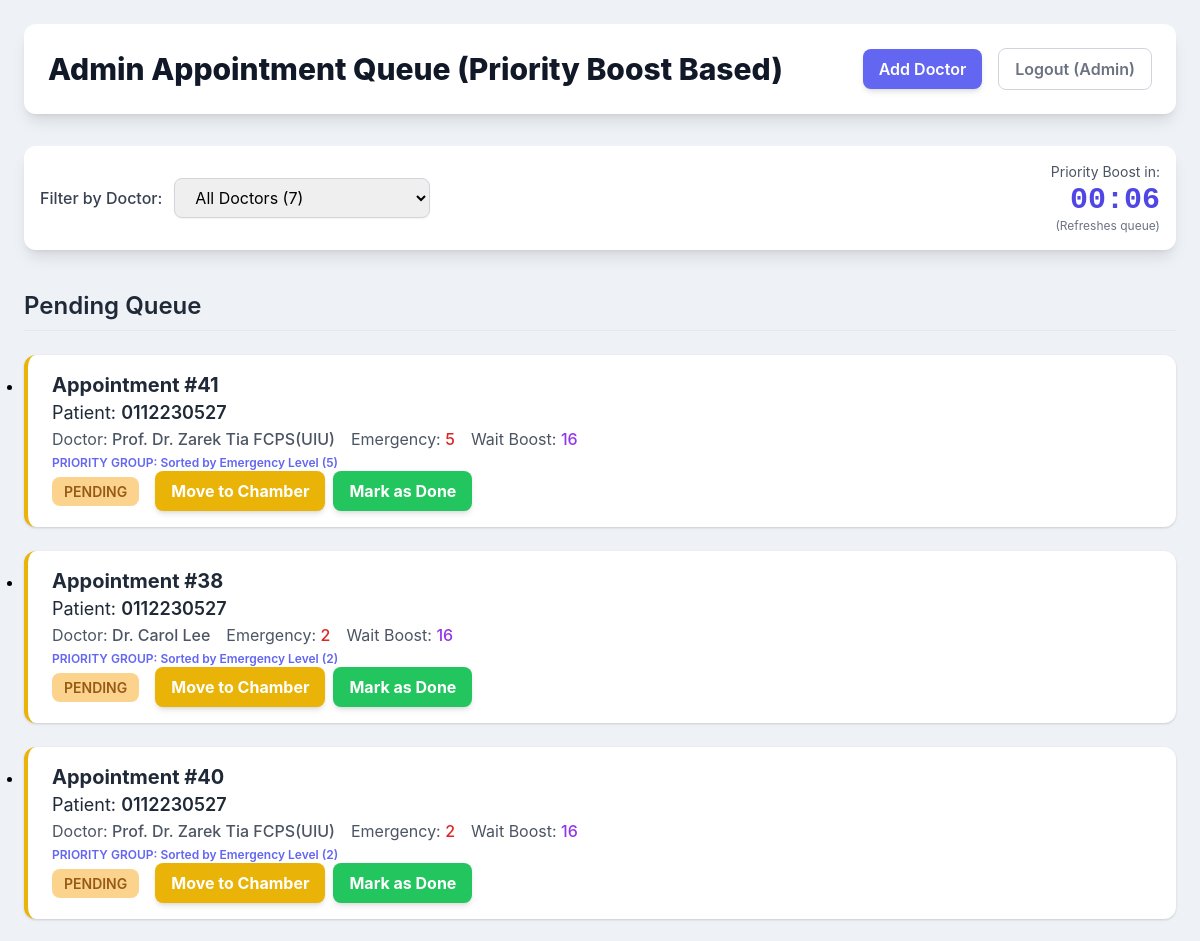
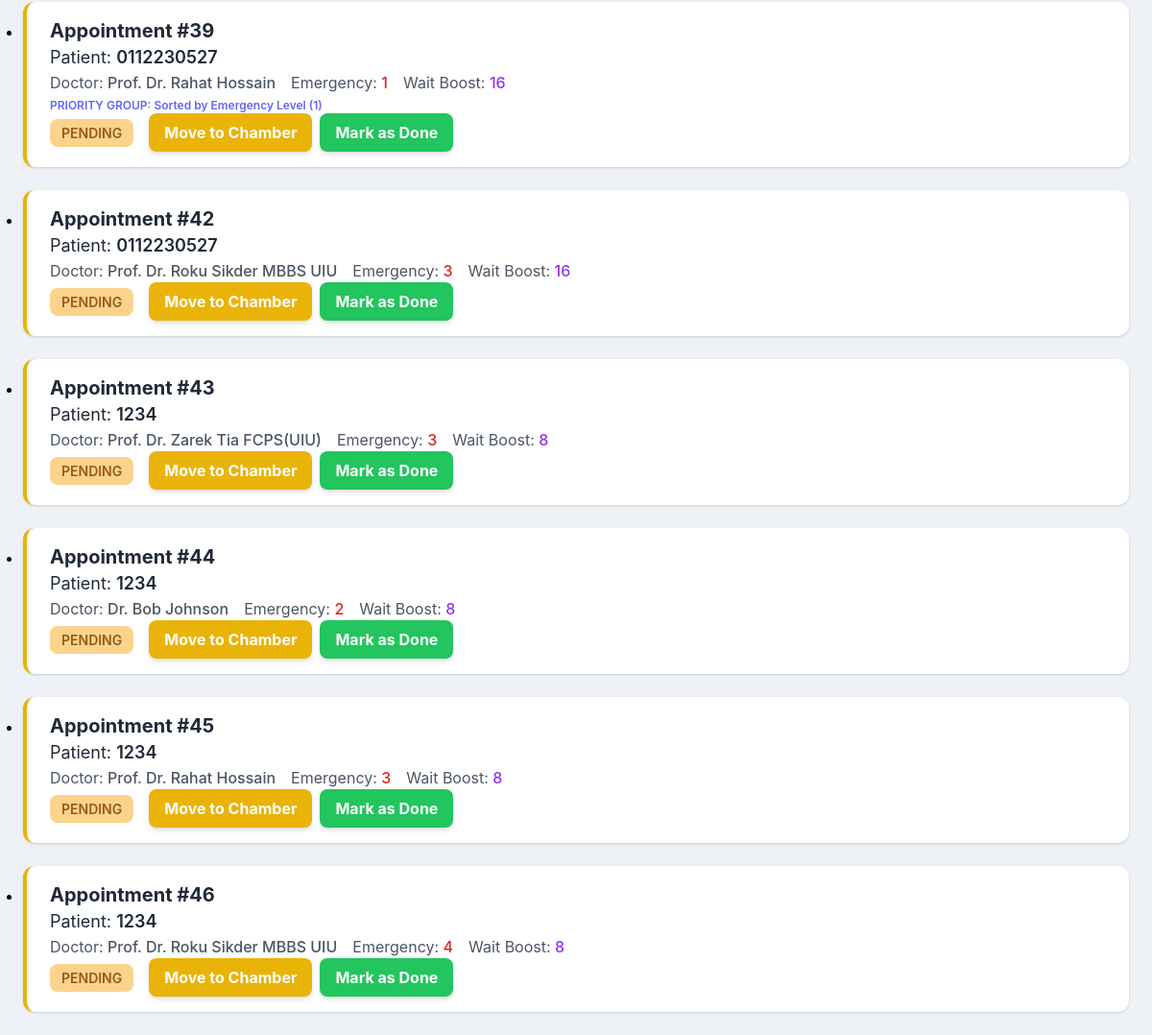
Screenshot of /admin_dashboard (signed in) with the database file from the repository (2 pictures, top to bottom).
### app.py (models this page shows, shortened)
class Appointment(db.Model):
    id = db.Column(db.Integer, primary_key=True)
    user_id = db.Column(db.Integer, db.ForeignKey('user.id'), nullable=False)
    doctor_id = db.Column(db.Integer, db.ForeignKey('doctor.id'), nullable=False)
    emergency_level = db.Column(db.Integer, nullable=False)
    priority_boost_counter = db.Column(db.Integer, default=0, nullable=False)
    booking_time = db.Column(db.DateTime, default=datetime.utcnow, nullable=False)
    status = db.Column(db.String(20), default='pending', nullable=False)

class User(db.Model, UserMixin):
    id = db.Column(db.Integer, primary_key=True)
    username = db.Column(db.String(80), unique=True, nullable=False)
    password_hash = db.Column(db.String(120), nullable=False)
    role = db.Column(db.String(50), default='user', nullable=False)
    appointments = db.relationship('Appointment', backref='patient', lazy=True)

class Doctor(db.Model):
    id = db.Column(db.Integer, primary_key=True)
    name = db.Column(db.String(100), nullable=False)
    specialty = db.Column(db.String(100), nullable=False)
    appointments = db.relationship('Appointment', backref='doctor', lazy=True)

### app.py (the view)
@app.route('/admin_dashboard')
@login_required
def admin_dashboard():
    if current_user.role != 'admin':
        flash('Access denied. You must be an administrator.', 'danger')
        return redirect(url_for('user_dashboard'))
    selected_doctor_id_str = request.args.get('doctor_id', type=str, default='')
    selected_doctor_id = None
    if selected_doctor_id_str.isdigit():
        selected_doctor_id = int(selected_doctor_id_str)
    appointment_query = Appointment.query.filter(
        or_(Appointment.status == 'pending', Appointment.status == 'in_chamber')
    )
    if selected_doctor_id:
        appointment_query = appointment_query.filter(Appointment.doctor_id == selected_doctor_id)
    appointment_query = appointment_query.order_by(
        db.case(
            *(
                (Appointment.status == 'in_chamber', 0),
            ),
            else_=1
        ),
        Appointment.booking_time.asc()
    )
    active_appointments = appointment_query.all()
    in_chamber_list = [appt for appt in active_appointments if appt.status == 'in_chamber']
    pending_list = [appt for appt in active_appointments if appt.status == 'pending']
    priority_group_unsorted = pending_list[:4]
    fifo_queue = pending_list[4:]
    def custom_sort_key(appt):
        return (-appt.emergency_level, appt.booking_time)
    priority_group = sorted(priority_group_unsorted, key=custom_sort_key)
    doctors = Doctor.query.order_by(Doctor.name).all()
    doctor_map = {d.id: d.name for d in doctors}
    users = User.query.filter_by(role='user').all()
    user_map = {u.id: u.username for u in users}
    return render_template('admin_dashboard.html',
                           in_chamber_list=in_chamber_list,
                           priority_group=priority_group,
                           fifo_queue=fifo_queue,
                           doctors=doctors,
                           doctor_map=doctor_map,
                           user_map=user_map,
                           selected_doctor_id=selected_doctor_id_str)

### app.py (called while the page is built)
@login_manager.user_loader
def load_user(user_id):
    return User.query.get(int(user_id))

### templates/admin_dashboard.html (shortened to what this page needs)
<!DOCTYPE html>
<html lang="en">
<head>
    <script src="https://cdn.tailwindcss.com"></script>
</head>
<body class="p-6">
    <div class="max-w-7xl mx-auto">
        <header class="flex justify-between items-center mb-8 p-6 bg-white rounded-xl shadow-lg">
            <h1 class="text-3xl font-extrabold text-gray-900">Admin Appointment Queue (Priority Boost Based)</h1>
            <div class="flex items-center space-x-4">
                <a href="{{ url_for('admin_add_doctor') }}" class="bg-indigo-500 hover:bg-indigo-600 text-white font-semibold py-2 px-4 rounded-lg transition duration-150 ease-in-out shadow-md hover:shadow-lg">
                    Add Doctor
                </a>
                <a href="{{ url_for('logout') }}" class="text-gray-500 hover:text-gray-700 font-semibold py-2 px-4 rounded-lg border border-gray-300 hover:border-gray-500 transition duration-150 ease-in-out">
                    Logout (Admin)
                </a>
            </div>
        </header>
        <div class="flex justify-between items-center mb-6 p-4 bg-white rounded-xl shadow-lg">
            <form method="GET" action="{{ url_for('admin_dashboard') }}" class="flex items-center space-x-3">
                <label for="doctor_filter" class="text-gray-700 font-medium">Filter by Doctor:</label>
                <select name="doctor_id" id="doctor_filter" onchange="this.form.submit()"
                        class="block w-64 px-4 py-2 border border-gray-300 rounded-lg shadow-sm focus:ring-indigo-500 focus:border-indigo-500">
                    <option value="" {% if selected_doctor_id == '' %}selected{% endif %}>
                        All Doctors ({{ doctors|length }})
                    </option>
                </select>
            </form>
            <div class="text-right">
                <p class="text-sm text-gray-600">Priority Boost in:</p>
                <p id="timer" class="text-3xl font-mono font-bold text-indigo-600">00:00</p>
                <p class="text-xs text-gray-500">(Refreshes queue)</p>
            </div>
        </div>
        <div class="space-y-6">
            <h2 class="text-2xl font-semibold text-gray-800 border-b pb-2 pt-4">Pending Queue</h2>
            {% set all_pending = priority_group + fifo_queue %}
            {% if all_pending %}
                {% for appointment in all_pending %}
                    <div class="list-item border-l-4 border-yellow-500">
                        <div class="flex-1 min-w-0 pr-4">
                            <p class="text-xl font-bold text-gray-800">Appointment #{{ appointment.id }}</p>
                            <p class="text-lg text-gray-800">
                                Patient: <span class="font-semibold">{{ user_map.get(appointment.user_id, 'N/A') }}</span>
                            </p>
                            <div class="flex items-center space-x-4 text-md text-gray-600">
                                <p>Doctor: <span class="font-medium">{{ doctor_map.get(appointment.doctor_id, 'N/A') }}</span></p>
                                <p>Emergency: <span class="font-medium text-red-600">{{ appointment.emergency_level }}</span></p>
                                <p>Wait Boost: <span class="font-medium text-purple-600">{{ appointment.priority_boost_counter }}</span></p>
                            </div>
                            {% if loop.index <= 4 and selected_doctor_id == '' %}
                            <p class="text-xs text-indigo-500 mt-1 font-semibold">
                                PRIORITY GROUP: Sorted by Emergency Level ({{ appointment.emergency_level }})
                            </p>
                            {% endif %}
                        </div>
                        <div class="flex items-center space-x-4">
                            <span class="status-badge status-pending">Pending</span>
                            <div class="flex space-x-2">
                                <form method="POST" action="{{ url_for('update_appointment_status', id=appointment.id) }}">
                                    <button type="submit" class="bg-yellow-500 hover:bg-yellow-600 text-white font-bold py-2 px-4 rounded-lg transition duration-150 ease-in-out shadow-md hover:shadow-lg"
                                        onclick="return confirm('Are you sure you want to move this patient to the chamber? (Max one in chamber per doctor)');">
                                        Move to Chamber
                                    </button>
                                </form>
                                <form method="POST" action="{{ url_for('update_appointment_status', id=appointment.id) }}"
                                    onsubmit="return confirm('Are you sure you want to mark this appointment as DONE/Completed?');">
                                    <button type="submit" class="bg-green-500 hover:bg-green-600 text-white font-bold py-2 px-4 rounded-lg transition duration-150 ease-in-out shadow-md hover:shadow-lg">
                                        Mark as Done
                                    </button>
                                </form>
                            </div>
                        </div>
                    </div>
                {% endfor %}
            {% else %}
                <div class="text-center p-10 bg-white rounded-xl shadow-lg">
                    <p class="text-xl text-gray-500">No active appointments (Pending or In Chamber) found{% if selected_doctor_id %}{% if selected_doctor_id|string|length > 0 %} for this doctor{% endif %}{% endif %}.</p>
                </div>
            {% endif %}
        </div>
    </div>
</body>
</html>

### templates/admin_dashboard.html (style rules this page uses)
body { font-family: 'Inter', sans-serif; background-color: #eef2f6; }
.status-badge { display: inline-block; padding: 0.25rem 0.75rem; border-radius: 0.5rem; font-size: 0.875rem; font-weight: 600; text-transform: uppercase; }
.list-item { display: flex; align-items: center; justify-content: space-between; padding: 1rem 1.5rem; background-color: white; border-radius: 0.75rem; box-shadow: 0 1px 3px 0 rgba(0, 0, 0, 0.1), 0 1px 2px 0 rgba(0, 0, 0, 0.06); transition: all 0.2s; }
.status-pending { background-color: #fbd38d; color: #975a16; }

### rows the page displays
Appointment: id "41", emergency_level "5", priority_boost_counter "16"
User: get "0112230527"
Doctor: get "Prof. Dr. Zarek Tia FCPS(UIU)"
Appointment: id "38", emergency_level "2", priority_boost_counter "16"
Doctor: get "Dr. Carol Lee"
Appointment: id "40", emergency_level "2", priority_boost_counter "16"
Appointment: id "39", emergency_level "1", priority_boost_counter "16"
Doctor: get "Prof. Dr. Rahat Hossain"
Appointment: id "42", emergency_level "3", priority_boost_counter "16"
Doctor: get "Prof. Dr. Roku Sikder MBBS UIU"
Appointment: id "43", emergency_level "3", priority_boost_counter "8"
User: get "1234"
Appointment: id "44", emergency_level "2", priority_boost_counter "8"
Doctor: get "Dr. Bob Johnson"
Appointment: id "45", emergency_level "3", priority_boost_counter "8"
Appointment: id "46", emergency_level "4", priority_boost_counter "8"
